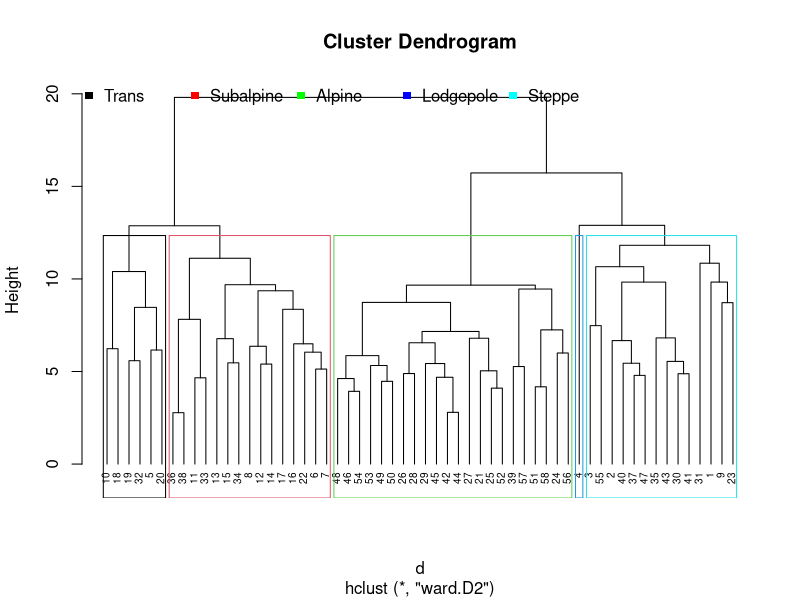
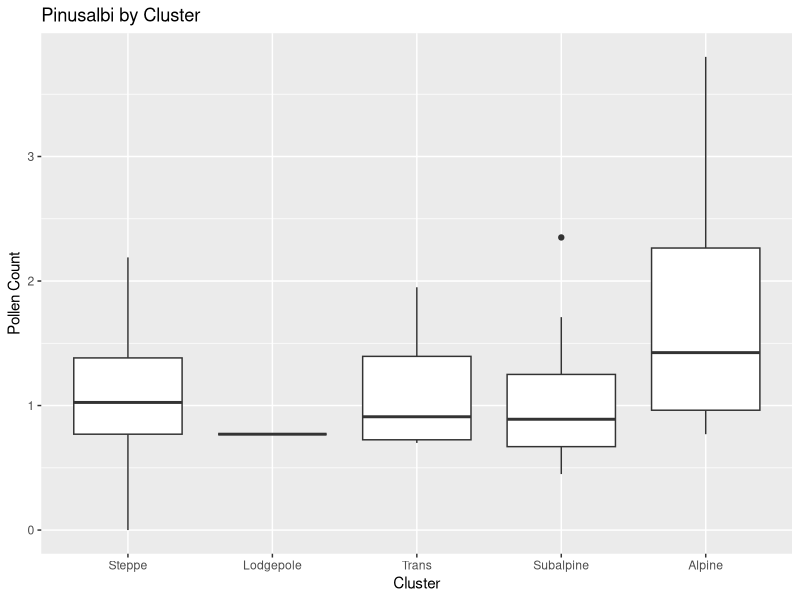
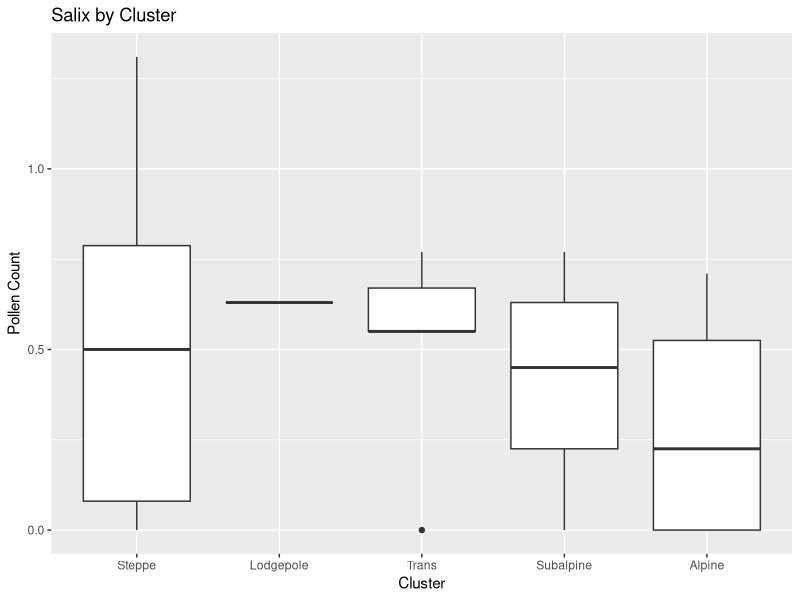
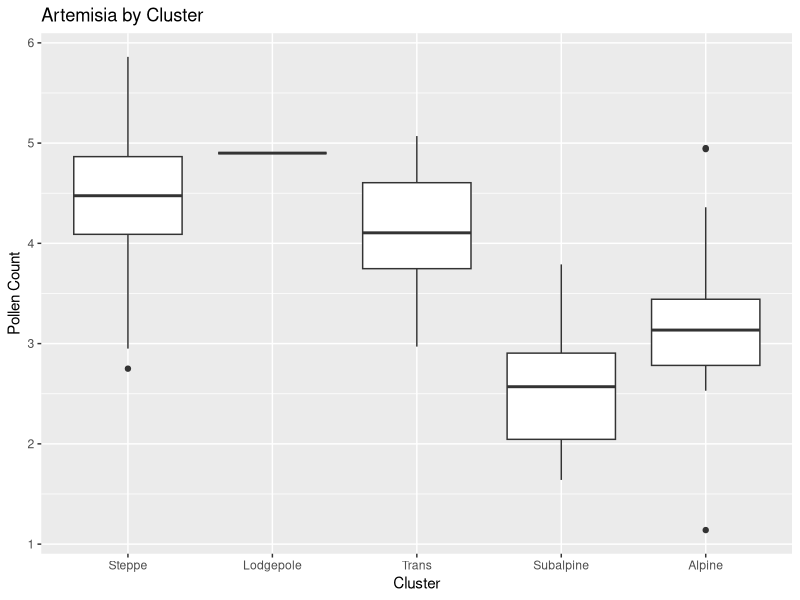

Source code (R) for these figures, in order:
## ---- chunk 1
library(dplyr)
library(ggplot2)
library(readr)
## ---- chunk 2
df <- read_csv("yellpolsqrt.csv")
head(df)

Pollen_df <- as.data.frame(df[, 4:35]) # Extract columns containing pollen data
Pollen_df_sc <- scale(Pollen_df) # Scale the data
head(Pollen_df_sc)

d <- dist(Pollen_df_sc, method = "euclidean")
## ---- chunk 3
hc <- hclust(d, method = "ward.D2") # Hierarchical clustering using Ward's method
plot(hc, cex = 0.6, hang = -1) # Plot the obtained dendrogram
rect.hclust(hc, k = 5, border = 1:5) # Create boxes around clusters in dendrogram
legend(-2,21, 
       #legend = c("1", "2", "3", "4", "5"),
       legend = c("Trans","Subalpine","Alpine","Lodgepole","Steppe"),
       col = c("black","red","green","blue","cyan"),
       pch = c(15), 
       bty = "n", 
       text.col = "black",
       bg = "transparent",
       horiz = T , 
       inset = c(0.1, 0.1))
## ---- chunk 4
sub_grp <- cutree(hc, k = 5) # Cut tree into 5 groups
df_final <- mutate(df, cluster = sub_grp)
head(df_final)
## ---- chunk 5
dat <- table(df_final$Veg,df_final$cluster)
names(dimnames(dat)) <- c("Classification", "Cluster")
dat
## ---- chunk 6
kc <- kmeans(Pollen_df_sc, centers = 5, nstart = 25)
sub_grp2 <- kc$cluster
## ---- chunk 7
df_final2 <- mutate(df, cluster = sub_grp2)
head(df_final2)
## ---- chunk 8
dat2 <- table(df_final2$Veg,df_final2$cluster)
names(dimnames(dat2)) <- c("Classification", "Cluster")
dat2
## ---- chunk 9
Pinusalbi_df <- data.frame(df_final$Pinusalbi, df_final$cluster)
Salix_df <- data.frame(df_final$Salix, df_final$cluster)
Artemisia_df <- data.frame(df_final$Artemisia, df_final$cluster)
## ---- chunk 10
ggplot(Pinusalbi_df, aes(x = factor(df_final.cluster), y = df_final.Pinusalbi)) + 
  geom_boxplot() +
        labs(x = "Cluster", y = "Pollen Count", title = "Pinusalbi by Cluster") +
        scale_x_discrete(labels=c("1" = "Steppe", "2" = "Lodgepole", "3" = "Trans", "4" = "Subalpine", "5" = "Alpine"))

ggplot(Salix_df, aes(x = factor(df_final.cluster), y = df_final.Salix)) + 
  geom_boxplot() +
        labs(x = "Cluster", y = "Pollen Count", title = "Salix by Cluster") +
        scale_x_discrete(labels=c("1" = "Steppe", "2" = "Lodgepole", "3" = "Trans", "4" = "Subalpine", "5" = "Alpine"))

ggplot(Artemisia_df, aes(x = factor(df_final.cluster), y = df_final.Artemisia)) + 
  geom_boxplot() +
        labs(x = "Cluster", y = "Pollen Count", title = "Artemisia by Cluster") + 
        scale_x_discrete(labels=c("1" = "Steppe", "2" = "Lodgepole", "3" = "Trans", "4" = "Subalpine", "5" = "Alpine"))
## ---- chunk 11
Pinusalbi_aov<- aov(df_final.Pinusalbi ~ as.factor(df_final.cluster), data = Pinusalbi_df)
Salix_aov <- aov(df_final.Salix ~ as.factor(df_final.cluster), data = Salix_df)
Artemisia_aov <- aov(df_final.Artemisia ~ as.factor(df_final.cluster), data = Artemisia_df)

summary(Pinusalbi_aov)
summary(Salix_aov)
summary(Artemisia_aov)
## ---- chunk 12
TukeyHSD(Pinusalbi_aov)
TukeyHSD(Salix_aov)
TukeyHSD(Artemisia_aov)
